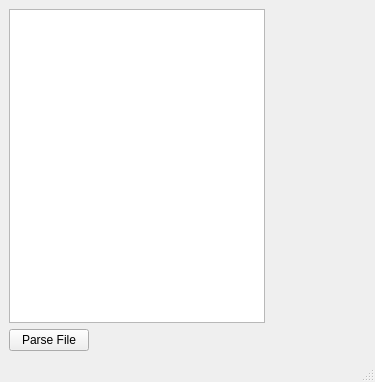
<?xml version="1.0" encoding="UTF-8"?>
<ui version="4.0">
 <class>MainWindow</class>
 <widget class="QMainWindow" name="MainWindow">
  <property name="geometry">
   <rect>
    <x>0</x>
    <y>0</y>
    <width>375</width>
    <height>382</height>
   </rect>
  </property>
  <property name="windowTitle">
   <string>MainWindow</string>
  </property>
  <widget class="QWidget" name="centralwidget">
   <layout class="QFormLayout" name="formLayout">
    <item row="0" column="0">
     <widget class="QTextBrowser" name="textBrowser"/>
    </item>
    <item row="1" column="0">
     <widget class="QPushButton" name="pushButton_Parse_File">
      <property name="text">
       <string>Parse File</string>
      </property>
     </widget>
    </item>
   </layout>
  </widget>
  <widget class="QMenuBar" name="menubar">
   <property name="geometry">
    <rect>
     <x>0</x>
     <y>0</y>
     <width>375</width>
     <height>20</height>
    </rect>
   </property>
  </widget>
  <widget class="QStatusBar" name="statusbar"/>
 </widget>
 <resources/>
 <connections/>
</ui>
